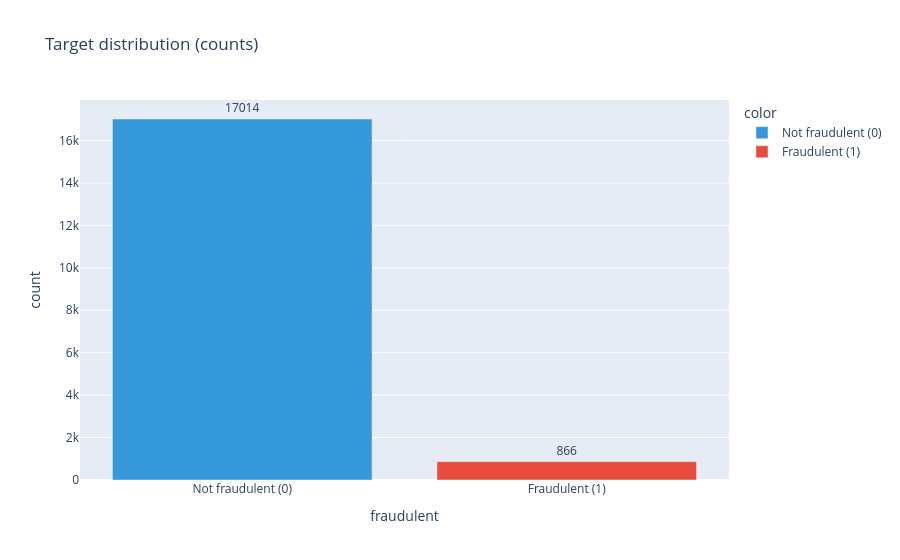
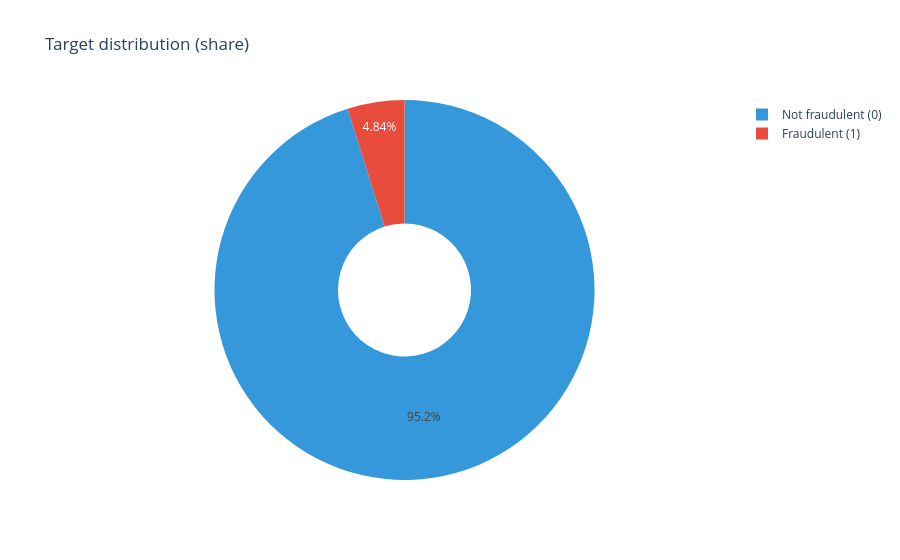

The code cell stored with these charts, in order, in its notebook:
### Markdown cell above
## Распределение target `fraudulent`

Ожидаем сильный дисбаланс классов. Печатаем абсолютные и относительные частоты + imbalance ratio — это ключевой факт для выбора стратегии валидации и метрик.

### Code cell
vc = DF[TARGET].value_counts().sort_index()
vc_norm = DF[TARGET].value_counts(normalize=True).sort_index()

print('Target value_counts:')
print(vc)
print('\nTarget proportions:')
print(vc_norm.round(5))

n_neg = int(vc.get(0, 0))
n_pos = int(vc.get(1, 0))
imbalance = n_neg / max(n_pos, 1)
pos_rate = n_pos / (n_neg + n_pos)
print(f'\nPositives (fraudulent=1): {n_pos}')
print(f'Negatives (fraudulent=0): {n_neg}')
print(f'Positive rate: {pos_rate:.4f} ({pos_rate*100:.2f}%)')
print(f'Imbalance ratio (neg:pos): {imbalance:.2f} : 1')

# Plot 1: bar chart
fig1 = px.bar(
    x=['Not fraudulent (0)', 'Fraudulent (1)'],
    y=[n_neg, n_pos],
    text=[n_neg, n_pos],
    title='Target distribution (counts)',
    labels={'x': 'fraudulent', 'y': 'count'},
    color=['Not fraudulent (0)', 'Fraudulent (1)'],
    color_discrete_sequence=['#3498db', '#e74c3c'],
)
fig1.update_traces(textposition='outside')
FIGS.append(fig1)

# Plot 2: pie chart
fig2 = px.pie(
    names=['Not fraudulent (0)', 'Fraudulent (1)'],
    values=[n_neg, n_pos],
    title='Target distribution (share)',
    color_discrete_sequence=['#3498db', '#e74c3c'],
    hole=0.35,
)
FIGS.append(fig2)

### Figure 1 — Plotly figure (JSON) as saved in the notebook; plotly's stock layout.template omitted (floating-point values rounded to 4 significant figures)
{"data": [{"hovertemplate": "color=Not fraudulent (0)<br>fraudulent=%{x}<br>count=%{y}<br>text=%{text}<extra></extra>", "legendgroup": "Not fraudulent (0)", "marker": {"color": "#3498db", "pattern": {"shape": ""}}, "name": "Not fraudulent (0)", "orientation": "v", "showlegend": true, "text": [17010.0], "textposition": "outside", "type": "bar", "x": ["Not fraudulent (0)"], "xaxis": "x", "y": [17014], "yaxis": "y"}, {"hovertemplate": "color=Fraudulent (1)<br>fraudulent=%{x}<br>count=%{y}<br>text=%{text}<extra></extra>", "legendgroup": "Fraudulent (1)", "marker": {"color": "#e74c3c", "pattern": {"shape": ""}}, "name": "Fraudulent (1)", "orientation": "v", "showlegend": true, "text": [866.0], "textposition": "outside", "type": "bar", "x": ["Fraudulent (1)"], "xaxis": "x", "y": [866], "yaxis": "y"}], "layout": {"barmode": "relative", "legend": {"title": {"text": "color"}, "tracegroupgap": 0}, "title": {"text": "Target distribution (counts)"}, "xaxis": {"anchor": "y", "domain": [0.0, 1.0], "title": {"text": "fraudulent"}}, "yaxis": {"anchor": "x", "domain": [0.0, 1.0], "title": {"text": "count"}}}}

### Figure 2 — Plotly figure (JSON) as saved in the notebook; plotly's stock layout.template omitted (floating-point values rounded to 4 significant figures)
{"data": [{"domain": {"x": [0.0, 1.0], "y": [0.0, 1.0]}, "hole": 0.35, "hovertemplate": "label=%{label}<br>value=%{value}<extra></extra>", "labels": ["Not fraudulent (0)", "Fraudulent (1)"], "legendgroup": "", "name": "", "showlegend": true, "type": "pie", "values": [17014, 866]}], "layout": {"legend": {"tracegroupgap": 0}, "piecolorway": ["#3498db", "#e74c3c"], "title": {"text": "Target distribution (share)"}}}
